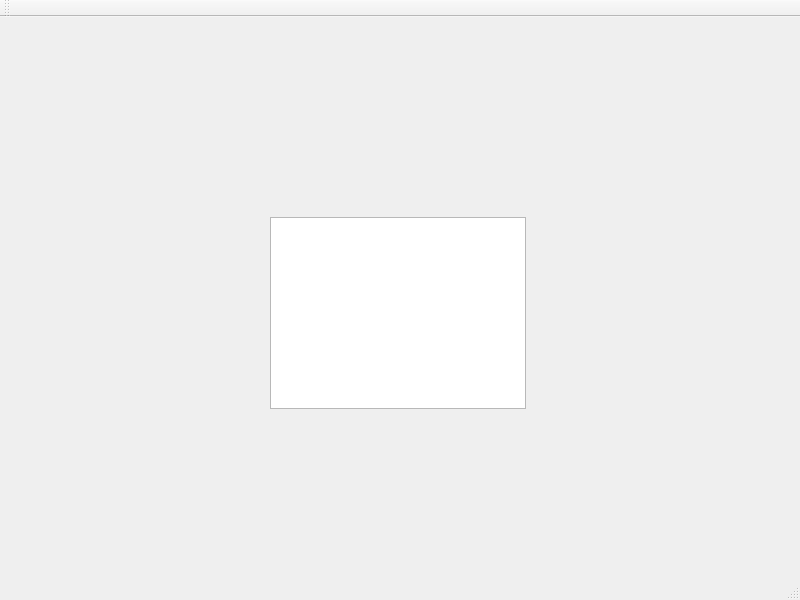
<?xml version="1.0" encoding="UTF-8"?>
<ui version="4.0">
 <class>MainWindow</class>
 <widget class="QMainWindow" name="MainWindow">
  <property name="geometry">
   <rect>
    <x>0</x>
    <y>0</y>
    <width>800</width>
    <height>600</height>
   </rect>
  </property>
  <property name="windowTitle">
   <string>Pong Game</string>
  </property>
  <widget class="QWidget" name="centralWidget">
   <widget class="QGraphicsView" name="gameView">
    <property name="geometry">
     <rect>
      <x>270</x>
      <y>200</y>
      <width>256</width>
      <height>192</height>
     </rect>
    </property>
   </widget>
  </widget>
  <widget class="QMenuBar" name="menuBar">
   <property name="geometry">
    <rect>
     <x>0</x>
     <y>0</y>
     <width>800</width>
     <height>25</height>
    </rect>
   </property>
  </widget>
  <widget class="QToolBar" name="mainToolBar">
   <attribute name="toolBarArea">
    <enum>TopToolBarArea</enum>
   </attribute>
   <attribute name="toolBarBreak">
    <bool>false</bool>
   </attribute>
  </widget>
  <widget class="QStatusBar" name="statusBar"/>
 </widget>
 <layoutdefault spacing="6" margin="11"/>
 <resources/>
 <connections/>
</ui>
